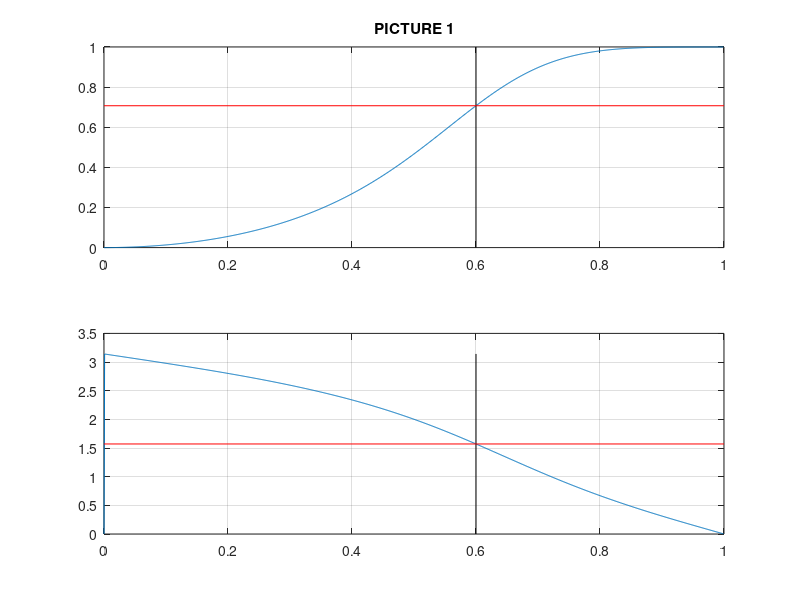
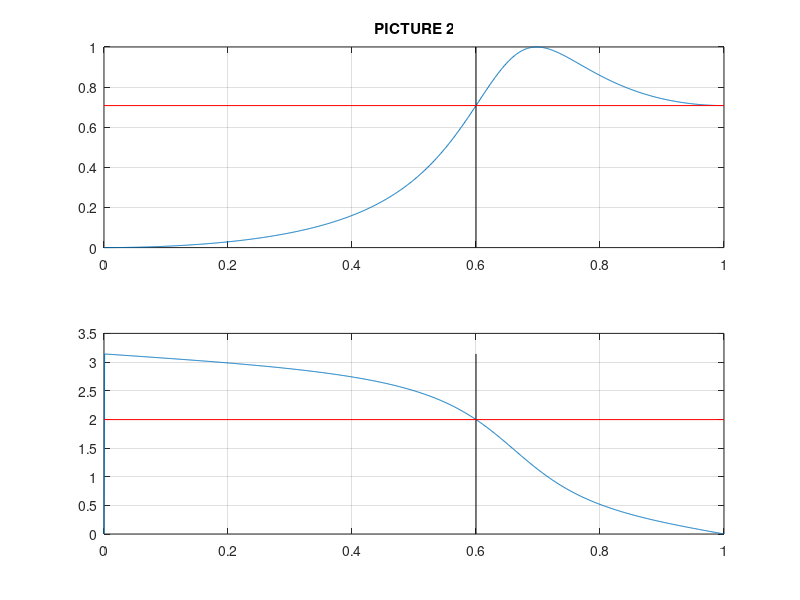
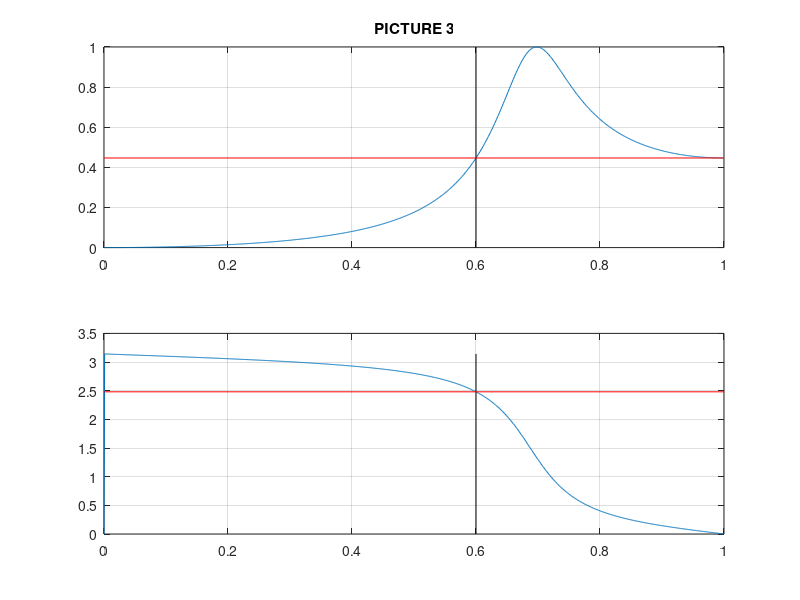
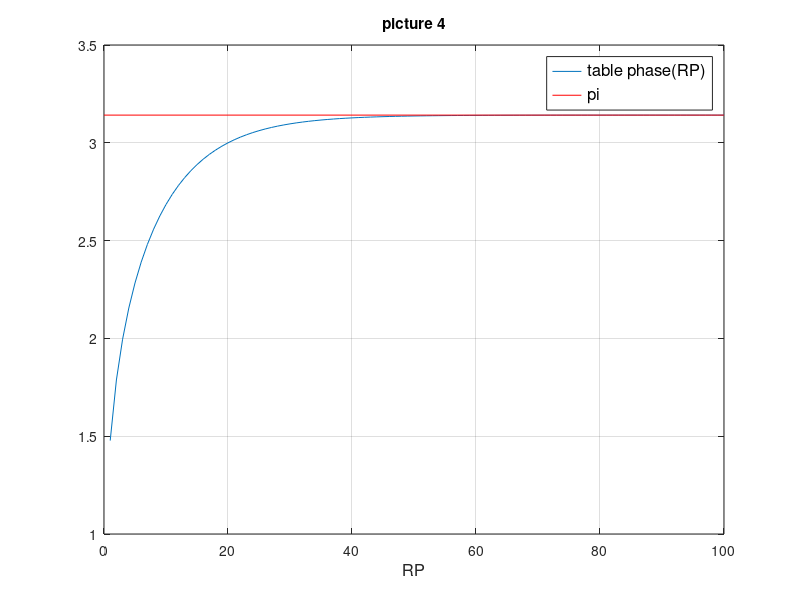

Write MATLAB code to recreate these figures, in order.
clear all; close all;
% Length - 100; table values ??for low pass filter
table = [1.47768281575589,1.78746524288205,1.99602989766830,2.15511958316753,2.28340574022566,2.39011044757311,2.48060124311885,2.55834386597659,2.62574372794052,2.68456158087821,2.73613972521969,2.78153440733820,2.82159786547985,2.85703159125442,2.88842228001634,2.91626692650237,2.94099087073675,2.96296112477632,2.98249645500303,2.99987517946343,3.01534131983171,3.02910954355383,3.04136919859840,3.05228765461243,3.06201310422947,3.07067693694256,3.07839576908503,3.08527319302317,3.09140129399947,3.09686197240512,3.10172810140674,3.10606454398652,3.10992904901306,3.11337304254628,3.11644232791878,3.11917770603031,3.12161552560283,3.12378817176942,3.12572450023753,3.12745022332343,3.12898825335907,3.13035900829618,3.13158068375225,3.13266949524272,3.13363989390823,3.13450475866704,3.13527556738970,3.13596254940114,3.13657482135751,3.13712050831780,3.13760685162851,3.13804030506166,3.13842662048747,3.13877092422316,3.13907778507361,3.13935127496916,3.13959502300645,3.13981226361056,3.14000587945831,3.14017843973279,3.14033223421703,3.14046930367960,3.14059146695555,3.14070034508194,3.14079738280863,3.14088386776962,3.14096094756943,3.14102964501132,3.14109087166946,3.14114543998497,3.14119407404666,3.14123741919927,3.14127605060684,3.14131048088482,3.14134116690220,3.14136851584385,3.14139289061367,3.14141461465007,3.14143397621785,3.14145123223326,3.14146661167317,3.14148031861339,3.14149253493672,3.14150342274633,3.14151312651686,3.14152177501145,3.14152948299036,3.14153635273379,3.14154247539906,3.14154793223023,3.14155279563613,3.14155713015120,3.14156099329182,3.14156443631953,3.14156750492120,3.14157023981531,3.14157267729226,3.14157484969588,3.14157678585264,3.14157851145416];
points = 1000;
%% PICTURE 1
f = 0.6;
 [alb,blb] = butter(2,f,'high');
 [hl,w] = freqz(alb,blb,points);
 aml = abs(hl);
 for i=1:length(w)
    CF1(i)=(blb(2)*(alb(1)-alb(3))-alb(2)*(1-blb(3)))*sin(w(i));
    CF2(i)=(alb(1)*blb(3)-alb(3))*sin(2*w(i));
    IF(i)=CF1(i)+CF2(i);
    ZF1(i)=alb(1)+alb(2)*blb(2)+alb(3)*blb(3);
    ZF2(i)=(blb(2)*(alb(1)+alb(3))+alb(2)*(1+blb(3)))*cos(w(i));
    ZF3(i)=(alb(1)*blb(3)+alb(3))*cos(2*w(i));
    RF(i)=ZF1(i)+ZF2(i)+ZF3(i);
    F2(i)=atan2(IF(i),RF(i));    
 end
 % plot 1 picture
 figure('Units', 'normalized', 'OuterPosition', [0 0 1 1]);
 subplot(2,1,1);
plot(w/pi,aml);
line([f f],[0 1],'Color','black');
line([0 1],[1/sqrt(2) 1/sqrt(2)],'Color','red');
title('PICTURE 1')%%%%%%%%%%%%%%%%%%%%%%%%%%%%%%%%%%%%%%%%%%%%%%%%%%%%%%
grid on;
subplot(2,1,2);
plot(w/pi,F2);
line([f f],[0 pi],'Color','black');
line([0 1],[pi/2 pi/2],'Color','red');
grid on;
%
%% picture 2
f = 0.6;
rp=3;
[alb,blb] = cheby1(2,rp,f,'high');
 [hl,w] = freqz(alb,blb,points);
 aml = abs(hl);
 for i=1:length(w)
    CF1(i)=(blb(2)*(alb(1)-alb(3))-alb(2)*(1-blb(3)))*sin(w(i));
    CF2(i)=(alb(1)*blb(3)-alb(3))*sin(2*w(i));
    IF(i)=CF1(i)+CF2(i);
    ZF1(i)=alb(1)+alb(2)*blb(2)+alb(3)*blb(3);
    ZF2(i)=(blb(2)*(alb(1)+alb(3))+alb(2)*(1+blb(3)))*cos(w(i));
    ZF3(i)=(alb(1)*blb(3)+alb(3))*cos(2*w(i));
    RF(i)=ZF1(i)+ZF2(i)+ZF3(i);
    F2(i)=atan2(IF(i),RF(i));    
 end
 % plot 2 picture
 figure('Units', 'normalized', 'OuterPosition', [0 0 1 1]);
 subplot(2,1,1);
plot(w/pi,aml);
line([f f],[0 1],'Color','black');
line([0 1],[1/(sqrt(10^(0.1*rp))); 1/(sqrt(10^(0.1*rp)))],'Color','red');
title('PICTURE 2')%%%%%%%%%%%%%%%%%%%%%%%%%%%%%%%%%%%%%%%%%%%%%%%%%%%%%%%%%%%%%%%%
grid on;
subplot(2,1,2);
plot(w/pi,F2);
line([f f],[0 pi],'Color','black');
line([0 1],[table(rp) table(rp)],'Color','red');
grid on;
%
%% picture 3
f = 0.6;
rp=7;
[alb,blb] = cheby1(2,rp,f,'high');
 [hl,w] = freqz(alb,blb,points);
 aml = abs(hl);
 for i=1:length(w)
    CF1(i)=(blb(2)*(alb(1)-alb(3))-alb(2)*(1-blb(3)))*sin(w(i));
    CF2(i)=(alb(1)*blb(3)-alb(3))*sin(2*w(i));
    IF(i)=CF1(i)+CF2(i);
    ZF1(i)=alb(1)+alb(2)*blb(2)+alb(3)*blb(3);
    ZF2(i)=(blb(2)*(alb(1)+alb(3))+alb(2)*(1+blb(3)))*cos(w(i));
    ZF3(i)=(alb(1)*blb(3)+alb(3))*cos(2*w(i));
    RF(i)=ZF1(i)+ZF2(i)+ZF3(i);
    F2(i)=atan2(IF(i),RF(i));    
 end
 % plot 3 picture
 figure('Units', 'normalized', 'OuterPosition', [0 0 1 1]);
 subplot(2,1,1);
plot(w/pi,aml);
line([f f],[0 1],'Color','black');
line([0 1],[1/(sqrt(10^(0.1*rp))); 1/(sqrt(10^(0.1*rp)))],'Color','red');
title('PICTURE 3')%%%%%%%%%%%%%%%%%%%%%%%%%%%%%%%%%%%%%%%%%%%%%%%%%%%%%%%%%%%%%%%%
grid on;
subplot(2,1,2);
plot(w/pi,F2);
line([f f],[0 pi],'Color','black');
line([0 1],[table(rp) table(rp)],'Color','red');
grid on;
%

%% picture 4
    
 figure('Units', 'normalized', 'OuterPosition', [0 0 1 1]);
plot(table)
line([0 length(table)],[pi pi],'Color','red');
grid on;
xlabel('RP','FontSize',12);%%%%%%%%%%%%%%%%%%%%%%%%%%%%%%%%%%%%%%%%%%%%%
legend({'table phase(RP)','pi'},'FontSize',12)%%%%%%%%%%%%%%%%%%%%%%%%%%%%%%%%%%%%%%%
title('picture 4')%%%%%%%%%%%%%%%%%%%%%%%%%%%%%%%%%%%%%%%%%%%%%%%%%%%%%%%%%%%%%%%%%%%%%%
%
%% logarithm
range = 19;
  log_fnc = 0.537*log((1: range)) + 1.4355;
 figure('Units', 'normalized', 'OuterPosition', [0 0 1 1]);
  plot(log_fnc);
  hold on;
  plot(table(1:range))
  grid on;
  title('y=0.537 ln(RP)+1.4355')%%%%%%%%%%%%%%%%%%%%%%%%%%%%%%%%%%%%%%%%%%%%%%%%%%%%%%%%%
  legend({'y=0.537 ln(RP)+1.4355','table'},'FontSize',12)%%%%%%%%%%%%%%%%%%%%%%%%%%%%%%%%%%%
%
%% picture 5
th =pi* tanh(0.0792*(1:length(table)) + 0.4521);
figure('Units', 'normalized', 'OuterPosition', [0 0 1 1]);
 plot(th);
  hold on;
  plot(table)
  legend({'ph(RP)=th(0.0792RP+0.4521)','table'},'FontSize',12);%%%%%%%%%%%%%%%%%%%%%%%%%%%%%%%%%%%%%
  title('picture 5');%%%%%%%%%%%%%%%%%%%%%%%%%%%%%%%%%%%%%%%%%%%%%%%%%%%%%%%%%%%%%%%%%%%%%%%%%%
%
%% picture 6
length = 10;
rp = (1:length);
A1=1;
A2=1/3;
A3=2/15;
A4=17/315;
A5=62/2835;
argument =0.0792*rp+0.4521;
for i = 1:length
    line(i)=A1*argument(i)-A2*argument(i)^3+A3*argument(i)^5-A4*argument(i)^7+A5*argument(i)^9;
    model(i)=tanh(argument(i));
end
figure('Units', 'normalized', 'OuterPosition', [0 0 1 1]);
plot(pi * line);
hold on;
plot(pi *model)
legend({'decomposed','model'},'FontSize',12);%%%%%%%%%%%%%%%%%%%%%%%%%%%%%%%%%
title('picture 6');%%%%%%%%%%%%%%%%%%%%%%%%%%%%%%%%%%%%%%%%%%%%%%%%%%%%%%%%%%%
%
%% picture 7
length = 40;
rp = (1:length);
A1=1;
A2=1/3;
A3=2/15;
A4=17/315;
A5=62/2835;
argument =0.0792*rp+0.4521;
for i = 1:length
    sin(i) = argument(i) + ((argument(i).^3)/6) + ((argument(i).^5)/120) + ((argument(i).^7)/5040)+ ((argument(i).^9)/factorial(9));
    cos(i) = 1 + ((argument(i).^2)/factorial(2)) + ((argument(i).^4)/factorial(4)) + ((argument(i).^6)/factorial(6))+ ((argument(i).^8)/factorial(8));
   
    model(i)=tanh(argument(i));
    sincos(i) =  sin(i)/cos(i);
end
figure('Units', 'normalized', 'OuterPosition', [0 0 1 1]);
plot(pi * sincos);
hold on;
plot(pi * model)
legend({'decomposed sincos','model'},'FontSize',12);%%%%%%%%%%%%%%%%%%%%%%%%%%%%%%%%%%%%%5
title('picture 7');%%%%%%%%%%%%%%%%%%%%%%%%%%%%%%%%%%%%%%%%%%%%%%%%%%%%%%%%%%%%%%%%%%%%%%
%
